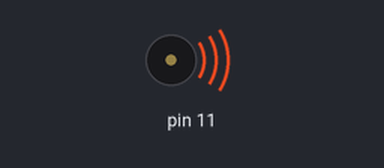
Bench run of a sketch on a simulated Arduino Uno, built with avr-gcc and run on an emulated ATmega328P. Shown: buzzer (waves = sounding).

Above: at 0.12 s.
At 4.37 s:
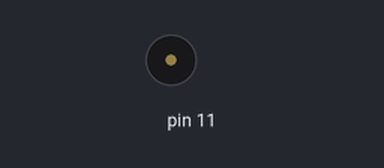
Timing chart, 0 to 4.7 s (numbered marks = the images above):
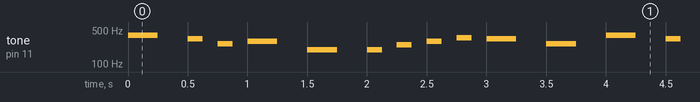

The sketch:

jacobOOPtest.ino
```cpp
#define NOTE_B0  31
#define NOTE_C1  33
#define NOTE_CS1 35
#define NOTE_D1  37
#define NOTE_DS1 39
#define NOTE_E1  41
#define NOTE_F1  44
#define NOTE_FS1 46
#define NOTE_G1  49
#define NOTE_GS1 52
#define NOTE_A1  55
#define NOTE_AS1 58
#define NOTE_B1  62
#define NOTE_C2  65
#define NOTE_CS2 69
#define NOTE_D2  73
#define NOTE_DS2 78
#define NOTE_E2  82
#define NOTE_F2  87
#define NOTE_FS2 93
#define NOTE_G2  98
#define NOTE_GS2 104
#define NOTE_A2  110
#define NOTE_AS2 117
#define NOTE_B2  123
#define NOTE_C3  131
#define NOTE_CS3 139
#define NOTE_D3  147
#define NOTE_DS3 156
#define NOTE_E3  165
#define NOTE_F3  175
#define NOTE_FS3 185
#define NOTE_G3  196
#define NOTE_GS3 208
#define NOTE_A3  220
#define NOTE_AS3 233
#define NOTE_B3  247
#define NOTE_C4  262
#define NOTE_CS4 277
#define NOTE_D4  294
#define NOTE_DS4 311
#define NOTE_E4  330
#define NOTE_F4  349
#define NOTE_FS4 370
#define NOTE_G4  392
#define NOTE_GS4 415
#define NOTE_A4  440
#define NOTE_AS4 466
#define NOTE_B4  494
#define NOTE_C5  523
#define NOTE_CS5 554
#define NOTE_D5  587
#define NOTE_DS5 622
#define NOTE_E5  659
#define NOTE_F5  698
#define NOTE_FS5 740
#define NOTE_G5  784
#define NOTE_GS5 831
#define NOTE_A5  880
#define NOTE_AS5 932
#define NOTE_B5  988
#define NOTE_C6  1047
#define NOTE_CS6 1109
#define NOTE_D6  1175
#define NOTE_DS6 1245
#define NOTE_E6  1319
#define NOTE_F6  1397
#define NOTE_FS6 1480
#define NOTE_G6  1568
#define NOTE_GS6 1661
#define NOTE_A6  1760
#define NOTE_AS6 1865
#define NOTE_B6  1976
#define NOTE_C7  2093
#define NOTE_CS7 2217
#define NOTE_D7  2349
#define NOTE_DS7 2489
#define NOTE_E7  2637
#define NOTE_F7  2794
#define NOTE_FS7 2960
#define NOTE_G7  3136
#define NOTE_GS7 3322
#define NOTE_A7  3520
#define NOTE_AS7 3729
#define NOTE_B7  3951
#define NOTE_C8  4186
#define NOTE_CS8 4435
#define NOTE_D8  4699
#define NOTE_DS8 4978

// Melody and note duration arrays
int melody[] = {
  NOTE_G4, NOTE_E4, NOTE_C4, NOTE_D4, NOTE_G3, NOTE_G3, NOTE_B3, NOTE_D4, NOTE_F4, NOTE_E4, NOTE_C4
};

int noteDurations[] = {
  4, 8, 8, 4, 4, 8, 8, 8, 8, 4, 4
};

class MelodyPlayer {
  private:
    int* melody;             // Array of melody notes
    int* noteDurations;      // Array of note durations
    int numNotes;            // Number of notes in the melody
    int currentNote;         // Index of the current note
    unsigned long previousMillis; // Store last time note was played
    unsigned long previousMillisPause; // Store last time pause between notes
    unsigned long interval;  // Duration of the current note
    unsigned long pauseInterval; // Pause between notes
    bool notePlaying;        // Flag for checking if a note is playing
    int tonePin;             // Pin to play the tone

  public:
    MelodyPlayer(int* melodyArr, int* noteDurationsArr, int numNotes, int pin) {
      melody = melodyArr;
      noteDurations = noteDurationsArr;
      this->numNotes = numNotes;
      tonePin = pin;
      currentNote = 0;
      notePlaying = false;
      previousMillis = 0;
      previousMillisPause = 0;
      interval = 0;
      pauseInterval = 0;
    }

    void playMelody() {
      unsigned long currentMillis = millis(); // Get the current time

      // If a note isn't currently playing, start the next one
      if (!notePlaying && currentMillis - previousMillis >= interval) {
        // Calculate note duration based on its type
        interval = 1000 / noteDurations[currentNote]; // Note duration

        // Start playing the note
        tone(tonePin, melody[currentNote], interval);
        notePlaying = true; // Set flag to indicate note is playing
        previousMillis = currentMillis; // Update last note play time
      }

      // If the note is playing, check if it's time to stop the note
      if (notePlaying && currentMillis - previousMillis >= interval) {
        noTone(tonePin); // Stop the note
        notePlaying = false; // Clear the flag
        previousMillis = currentMillis; // Update the time when the note stops

        // Now handle the pause between notes (previousMillisPause to control timing)
        if (currentMillis - previousMillisPause >= pauseInterval) {
          // Move to the next note
          currentNote++;
          if (currentNote >= numNotes) { // If end of melody, reset to start
            currentNote = 0;
          }
          // Calculate the pause time as 10% of the note duration (for the gap between notes)
          pauseInterval = interval * 0.1;
          previousMillisPause = currentMillis; // Update the pause timer
        }
      }
    }
};

// Create a MelodyPlayer instance to play the melody
MelodyPlayer melodyPlayer(melody, noteDurations, 11, 11); // Pin 11 for tone output

void setup() {
  // Initialize hardware if needed (e.g., set pin mode for tone pin)
}

void loop() {
  melodyPlayer.playMelody(); // Play the melody
}
```

Measured:
- by itself, tone on pin 11: plays 392 Hz for 0.25 s, 330 Hz for 0.12 s, 262 Hz for 0.12 s, 294 Hz for 0.25 s, 196 Hz for 0.25 s, 196 Hz for 0.12 s … (357 notes in this stretch)
